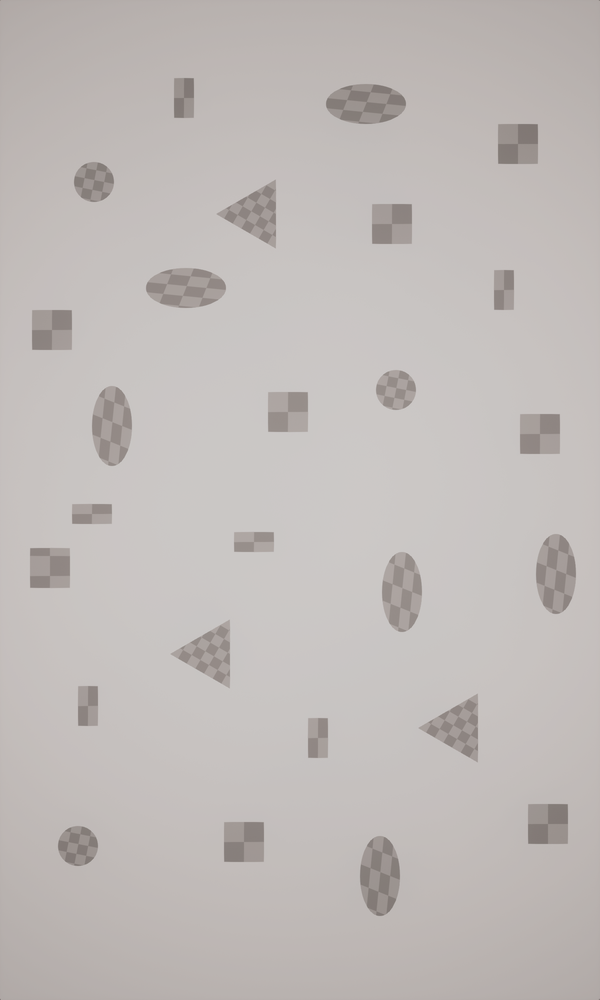
#> input picture resources/env_maps/blocks_custom.png, 600 x 1000 px, shrunk from 1500 x 2500 before the run
$ python analyze_map.py
#> lines starting #> are read from the running program, lines starting #| are printed output that depends on the picture; after the words box and inside, x2 and y2 are one past the last pixel; in counts of white or black regions, pixels touching at a corner belong together
import cv2
import numpy as np

def analyze_shapes(image_path):
#> called with image_path = 'resources/env_maps/blocks_custom.png'
    img = cv2.imread(image_path)
#> img is the input picture: shape (1000, 600, 3); mean B, G, R 184.3, 186.5, 191.9
    if img is None:
        return

    gray = cv2.cvtColor(img, cv2.COLOR_BGR2GRAY)
    height, width = gray.shape
#> height = 1000; width = 600
    print(f"Image Dimensions: Width={width}, Height={height}")
#| Image Dimensions: Width=600, Height=1000

    # Try different thresholds or edges
    edges = cv2.Canny(gray, 50, 150)
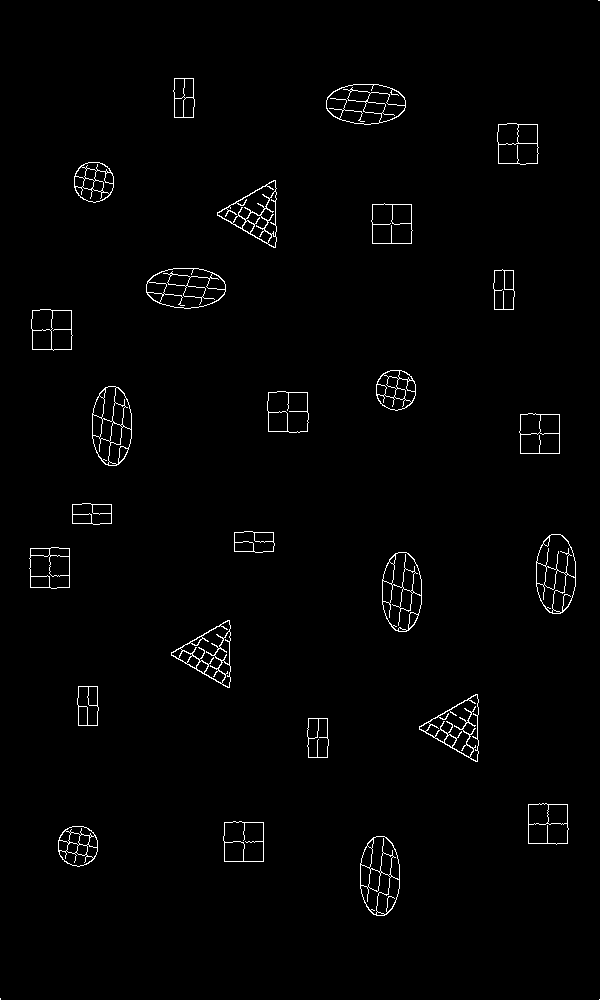
#> edges: shape (1000, 600); 1.4% white in thin lines or dots
    contours, _ = cv2.findContours(edges, cv2.RETR_EXTERNAL, cv2.CHAIN_APPROX_SIMPLE)
#> contours = 29 contours, 3 with area under 20; largest, box (x1, y1, x2, y2) and area: (146, 268, 226, 309) 2526, (326, 84, 406, 125) 2524, (360, 836, 400, 916) 2517, (536, 534, 576, 614) 2515, (92, 386, 132, 466) 2515

    shapes = []
    for cnt in contours:
        area = cv2.contourArea(cnt)
        if area < 500: continue # Ignore noise

        epsilon = 0.02 * cv2.arcLength(cnt, True)
        approx = cv2.approxPolyDP(cnt, epsilon, True)

        M = cv2.moments(cnt)
        if M["m00"] != 0:
            cX = int(M["m10"] / M["m00"])
            cY = int(M["m01"] / M["m00"])
        else:
            continue

        shape_name = "unknown"
        if len(approx) == 3:
            shape_name = "triangle"
        elif len(approx) >= 4:
            perimeter = cv2.arcLength(cnt, True)
            circularity = 4 * np.pi * (area / (perimeter * perimeter))
            if circularity > 0.7:
                shape_name = "circle"
            else:
                shape_name = f"poly_{len(approx)}"

        shapes.append({
            "name": shape_name,
            "center": (cX, cY),
            "area": area
        })
#> this loop made 29 passes
#> (area, epsilon, approx, cX, cY, shape_name, perimeter, circularity) on passes 5, 6, 7, 9, 12, 14, 15: (1532, 3.17, [[224, 822], [224, 861], [263, 861], [263, 822]], 243, 841, 'circle', 158.5, 0.766), (1529, 3.2, [[528, 804], [528, 843], [567, 843], [567, 804]], 547, 823, 'circle', 160.1, 0.749), (758, 2.39, [[308, 718], [308, 757], [327, 757], [327, 718]], 317, 737, 'poly_4', 119.3, 0.669), (752, 2.35, [[78, 686], [78, 725], [97, 725], [97, 686]], 87, 705, 'poly_4', 117.7, 0.683), (1537, 3.19, [[69, 548], [30, 548], [30, 587], [69, 587]], 49, 567, 'circle', 159.3, 0.761), (761, 2.37, [[234, 532], [234, 551], [273, 551], [273, 532]], 253, 541, 'poly_4', 118.5, 0.681), (757, 2.35, [[72, 504], [72, 523], [111, 523], [111, 504]], 91, 513, 'poly_4', 117.7, 0.687)
#> (area, epsilon, cX, cY, shape_name, perimeter, circularity) on passes 3, 4, 11, 13, 18, 19: (2517, 4.06, 379, 875, 'circle', 203.2, 0.766), (1258, 2.69, 77, 845, 'circle', 134.6, 0.873), (2514, 4.06, 401, 591, 'circle', 203.2, 0.765), (2515, 4.06, 555, 573, 'circle', 203.2, 0.765), (2515, 4.06, 111, 425, 'circle', 203.2, 0.765), (1256, 2.69, 395, 389, 'circle', 134.6, 0.872)
#> after the loop, shapes = 26 items

    # Filter to get the main shapes (usually they have similar large areas)
    if not shapes:
        print("No shapes detected")
        return

    avg_area = sum(s['area'] for s in shapes) / len(shapes)
#> avg_area = 1614.5
    main_shapes = [s for s in shapes if s['area'] > avg_area * 0.1]
#> main_shapes = 26 items

    for s in main_shapes:
        print(f"Shape: {s['name']}, Pos: {s['center']}, Area: {s['area']}")
#> this loop made 26 passes
#> s on passes 1 to 12: {'name': 'circle', 'center': (379, 875), 'area': 2517}, {'name': 'circle', 'center': (77, 845), 'area': 1258}, {'name': 'circle', 'center': (243, 841), 'area': 1532}, {'name': 'circle', 'center': (547, 823), 'area': 1529}, {'name': 'poly_4', 'center': (317, 737), 'area': 758}, {'name': 'triangle', 'center': (457, 727), 'area': 2087}, {'name': 'poly_4', 'center': (87, 705), 'area': 752}, {'name': 'triangle', 'center': (209, 653), 'area': 2089}, {'name': 'circle', 'center': (401, 591), 'area': 2514}, {'name': 'circle', 'center': (49, 567), 'area': 1537}, {'name': 'circle', 'center': (555, 573), 'area': 2515}, {'name': 'poly_4', 'center': (253, 541), 'area': 761}
#| Shape: circle, Pos: (379, 875), Area: 2517.0
#| Shape: circle, Pos: (77, 845), Area: 1258.0
#| Shape: circle, Pos: (243, 841), Area: 1532.0
#| Shape: circle, Pos: (547, 823), Area: 1529.0
#| Shape: poly_4, Pos: (317, 737), Area: 758.0
#| Shape: triangle, Pos: (457, 727), Area: 2087.0
#| Shape: poly_4, Pos: (87, 705), Area: 752.0
#| Shape: triangle, Pos: (209, 653), Area: 2089.0
#> (further printed lines are left out)

if __name__ == "__main__":
    analyze_shapes("resources/env_maps/blocks_custom.png")
